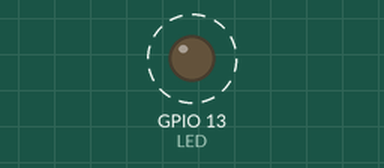
Bench run of a sketch on a simulated ESP32. Parts: output pins drawn as LEDs (lit = HIGH). Dashed ring = blinking. What the sketch prints to the serial monitor is not drawn.

Above: at 0.5 s.
Timing chart, 0 to 4.6 s (numbered marks = the images above):
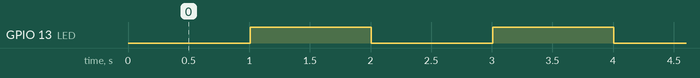

The sketch:

04_Task_Timer_LedBlink_Serial.ino
```cpp
#include "freertos/FreeRTOS.h"
#include <freertos/task.h>

// #include <freertos/timers.h>

/* Define Built-in LED PIN GPIO_NUM_2*/
#define LED 13
/* Define CPU Core of ESP32 */
#define CORE 1
#define DELAY 1000

int timeout = 1000;

// Handle For Task on/of
TaskHandle_t turn_on_task,turn_off_task;

void turn_on_funct(void *data)
{
  while(1)
  {
    Serial.println("Led Turned On\n");
    digitalWrite(LED, HIGH);
    Serial.println("Task ON Suspend\n");
    vTaskResume(turn_off_task);
    vTaskSuspend(turn_on_task);
    vTaskDelay(pdMS_TO_TICKS(timeout));
  }
}

void turn_off_funct(void *data)
{
  while(1)
  {
    Serial.println("Led Turned Off\n");
    digitalWrite(LED, LOW);
    Serial.println("Task OFF Suspend\n");
    vTaskResume(turn_on_task);
    vTaskSuspend(turn_off_task);
    vTaskDelay(pdMS_TO_TICKS(timeout));
  }
}


void setup() {
  // put your setup code here, to run once:
  Serial.begin(9600);
  // Set Led pin as OUTPUT
  pinMode(LED,OUTPUT);
  digitalWrite(LED, LOW);

  /* Create Task to Blink LED */
  xTaskCreatePinnedToCore(turn_on_funct, "My Task", 2048, NULL, 1, &turn_on_task, CORE);
  xTaskCreatePinnedToCore(turn_off_funct, "My Task", 2048, NULL, 1, &turn_off_task, CORE);

}

void loop() {
  // put your main code here, to run repeatedly:
  if(Serial.available()>0)
  {
    int data = 0;
    // Read Integer from Serial
    data = Serial.parseInt();
    if(data >50 && data < 5000)
    {
      timeout = data;
    }
  }
}
```

Measured:
- by itself, GPIO 13 (LED): alternates HIGH for 1.0 s and LOW for 1.0 s
